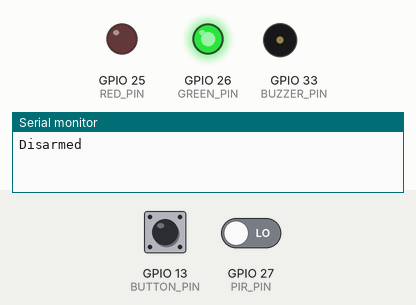
A sketch run on a simulated ESP32. Parts: output pins drawn as LEDs (lit = HIGH), buzzer (waves = sounding), the last lines printed to the serial monitor. Dashed ring = blinking. The inputs (shaded band) are chosen by the test bench; at power-on: GPIO 13 (BUTTON_PIN) HIGH, GPIO 27 (PIR_PIN) LOW.

Above: at 1.2 s.
1.3 s: GPIO 13 (BUTTON_PIN) pulled LOW for 0.15 s
At 1.8 s:
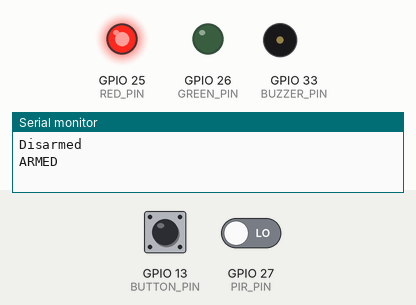
2.9 s: GPIO 27 (PIR_PIN) driven HIGH
At 3.53 s:
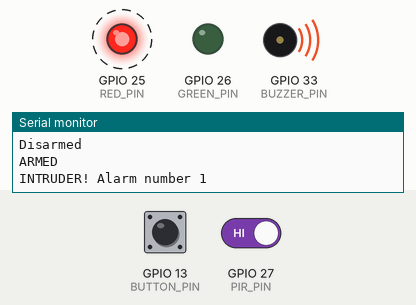
5.9 s: GPIO 13 (BUTTON_PIN) pulled LOW for 1 s
At 6.6 s:
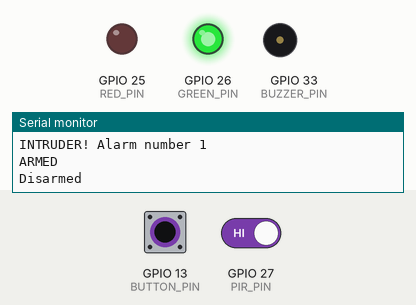
8.4 s: GPIO 13 (BUTTON_PIN) pulled LOW for 3.2 s
At 9.9 s:
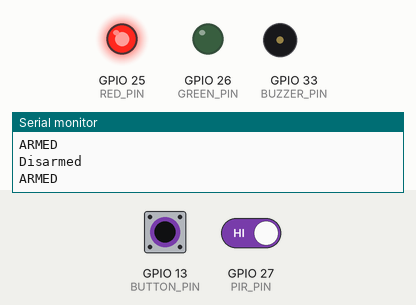
Timing chart, 0 to 11.4 s (numbered marks = the images above; inputs shaded):
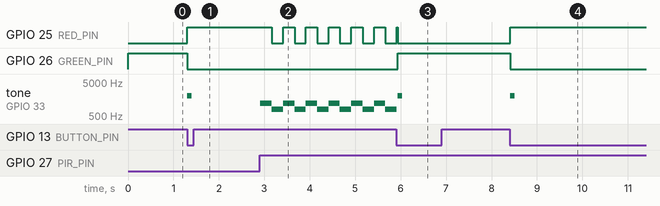

The sketch:

L13_Alarm.ino
```cpp
// Lesson 13: Burglar alarm
// Button on 13 arms/disarms. Red LED 25, green LED 26, buzzer 33.

const int PIR_PIN = 27;
const int BUTTON_PIN = 13;
const int RED_PIN = 25;
const int GREEN_PIN = 26;
const int BUZZER_PIN = 33;

bool armed = false;
bool wasMoving = false;
int alarms = 0;

void showState() {
  digitalWrite(RED_PIN, armed);
  digitalWrite(GREEN_PIN, !armed);
  if (armed) {
    Serial.println("ARMED");
  } else {
    Serial.println("Disarmed");
  }
}

void siren() {
  for (int i = 0; i < 6; i++) {
    digitalWrite(RED_PIN, HIGH);
    tone(BUZZER_PIN, 1200);
    delay(250);
    digitalWrite(RED_PIN, LOW);
    tone(BUZZER_PIN, 800);
    delay(250);
  }
  noTone(BUZZER_PIN);
  showState();
}

void setup() {
  Serial.begin(115200);
  pinMode(PIR_PIN, INPUT);
  pinMode(BUTTON_PIN, INPUT_PULLUP);
  pinMode(RED_PIN, OUTPUT);
  pinMode(GREEN_PIN, OUTPUT);
  showState();
}

void loop() {
  if (digitalRead(BUTTON_PIN) == LOW) {
    armed = !armed;
    showState();
    tone(BUZZER_PIN, 2000, 100);
    while (digitalRead(BUTTON_PIN) == LOW) {
      delay(10);                    // wait for the finger to lift
    }
  }

  bool moving = digitalRead(PIR_PIN) == HIGH;
  if (armed && moving && !wasMoving) {
    alarms = alarms + 1;
    Serial.print("INTRUDER! Alarm number ");
    Serial.println(alarms);
    siren();
  }
  wasMoving = moving;
  delay(20);
}
```

Measured:
- after the input at 1.3 s, GPIO 25 (RED_PIN): LOW → HIGH at once; GPIO 26 (GREEN_PIN): HIGH → LOW at once; tone on GPIO 33 (BUZZER_PIN): silent → 2000 Hz at once, → silent 0.10 s later
- after the input at 2.9 s, GPIO 25 (RED_PIN): alternates HIGH for 0.25 s and LOW for 0.25 s, starting after 0.26 s; tone on GPIO 33 (BUZZER_PIN): alternates 1200 Hz for 0.25 s and 800 Hz for 0.25 s, starting at once
- after the input at 5.9 s, GPIO 26 (GREEN_PIN): LOW → HIGH at once
- after the input at 8.4 s, GPIO 25 (RED_PIN): LOW → HIGH at once; GPIO 26 (GREEN_PIN): HIGH → LOW at once; tone on GPIO 33 (BUZZER_PIN): silent → 2000 Hz at once, → silent 0.10 s later
